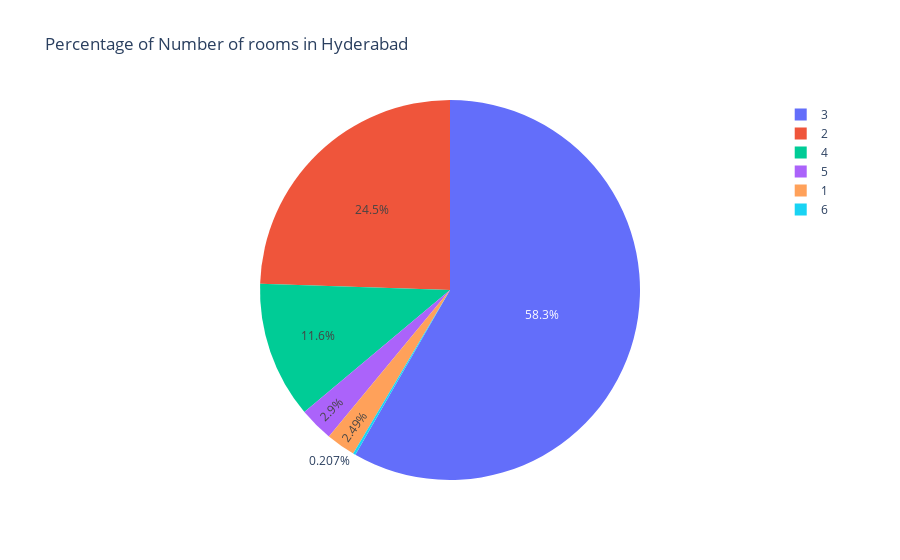

Notebook code for this chart:
### Code cell
#blue indicates the maximum i.e no. of rooms as 2
fig = px.pie(df,names='no_of_rooms', title='Percentage of Number of rooms in Hyderabad')
fig.show()

### Figure 1 — Plotly figure (JSON) as saved in the notebook; plotly's stock layout.template omitted (floating-point values rounded to 4 significant figures; data arrays with more than 128 entries replaced by an {"elided": "..."} marker saying what was removed)
{"data": [{"domain": {"x": [0, 1], "y": [0, 1]}, "hovertemplate": "no_of_rooms=%{label}<extra></extra>", "labels": {"elided": "482 int values"}, "legendgroup": "", "name": "", "showlegend": true, "type": "pie"}], "layout": {"legend": {"tracegroupgap": 0}, "title": {"text": "Percentage of Number of rooms in Hyderabad"}}}
